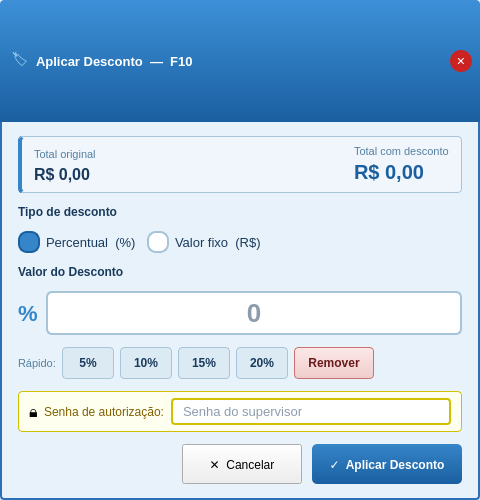
<?xml version="1.0" encoding="UTF-8"?>
<ui version="4.0">
 <class>ModalDesconto</class>
 <widget class="QDialog" name="ModalDesconto">
  <property name="geometry"><rect><x>0</x><y>0</y><width>480</width><height>500</height></rect></property>
  <property name="windowTitle"><string>CSPdv</string></property>
  <property name="modal"><bool>true</bool></property>
  <property name="styleSheet"><string notr="true">QDialog{background-color:#e8f2fa;font-family:Arial;}</string></property>
  <layout class="QVBoxLayout" name="mainVLayout">
   <property name="spacing"><number>0</number></property>
   <property name="leftMargin"><number>0</number></property>
   <property name="topMargin"><number>0</number></property>
   <property name="rightMargin"><number>0</number></property>
   <property name="bottomMargin"><number>0</number></property>
   <item>
    <widget class="QFrame" name="frameTitleBar">
     <property name="minimumHeight"><number>38</number></property>
     <property name="maximumHeight"><number>38</number></property>
     <property name="styleSheet">
      <string notr="true">QFrame#frameTitleBar{background:qlineargradient(x1:0,y1:0,x2:0,y2:1,stop:0 #3d90d8,stop:1 #1a5fa0);border-top-left-radius:4px;border-top-right-radius:4px;}</string>
     </property>
     <layout class="QHBoxLayout" name="titleHL">
      <property name="spacing"><number>8</number></property>
      <property name="leftMargin"><number>12</number></property>
      <property name="topMargin"><number>0</number></property>
      <property name="rightMargin"><number>8</number></property>
      <property name="bottomMargin"><number>0</number></property>
      <item><widget class="QLabel" name="lblTitleIcon"><property name="text"><string>&#127991;</string></property><property name="maximumWidth"><number>22</number></property><property name="styleSheet"><string notr="true">color:#a0d0f0;font-size:14px;</string></property></widget></item>
      <item><widget class="QLabel" name="lblTitulo"><property name="text"><string>Aplicar Desconto  —  F10</string></property><property name="styleSheet"><string notr="true">color:white;font-size:13px;font-weight:bold;</string></property></widget></item>
      <item><spacer name="titleSpacer"><property name="orientation"><enum>Qt::Horizontal</enum></property><property name="sizeHint" stdset="0"><size><width>20</width><height>10</height></size></property></spacer></item>
      <item>
       <widget class="QPushButton" name="btnFechar">
        <property name="text"><string>&#10005;</string></property>
        <property name="shortcut"><string>Escape</string></property>
        <property name="minimumSize"><size><width>22</width><height>22</height></size></property>
        <property name="maximumSize"><size><width>22</width><height>22</height></size></property>
        <property name="styleSheet"><string notr="true">QPushButton{background-color:#cc2222;border:none;border-radius:11px;color:white;font-size:11px;font-weight:bold;}QPushButton:hover{background-color:#e03030;}QPushButton:pressed{background-color:#aa1010;}</string></property>
       </widget>
      </item>
     </layout>
    </widget>
   </item>
   <item>
    <widget class="QFrame" name="frameConteudo">
     <property name="styleSheet">
      <string notr="true">QFrame#frameConteudo{background-color:#e8f2fa;border:2px solid #2a70b8;border-top:none;border-bottom-left-radius:4px;border-bottom-right-radius:4px;}</string>
     </property>
     <layout class="QVBoxLayout" name="conteudoVLayout">
      <property name="spacing"><number>12</number></property>
      <property name="leftMargin"><number>16</number></property>
      <property name="topMargin"><number>14</number></property>
      <property name="rightMargin"><number>16</number></property>
      <property name="bottomMargin"><number>14</number></property>

      <!-- Info da venda -->
      <item>
       <widget class="QFrame" name="frameInfoVenda">
        <property name="styleSheet"><string notr="true">QFrame#frameInfoVenda{background-color:#f0f6fc;border:1px solid #a8c4d8;border-left:4px solid #3585c8;border-radius:4px;}</string></property>
        <layout class="QHBoxLayout" name="infoVendaHL">
         <property name="leftMargin"><number>12</number></property>
         <property name="topMargin"><number>8</number></property>
         <property name="rightMargin"><number>12</number></property>
         <property name="bottomMargin"><number>8</number></property>
         <item>
          <layout class="QVBoxLayout"><property name="spacing"><number>2</number></property>
           <item><widget class="QLabel" name="lblTotalOriginalLabel"><property name="text"><string>Total original</string></property><property name="styleSheet"><string notr="true">font-size:11px;color:#5580a0;</string></property></widget></item>
           <item><widget class="QLabel" name="lblTotalOriginalValor"><property name="text"><string>R$ 0,00</string></property><property name="styleSheet"><string notr="true">font-size:16px;font-weight:bold;color:#1a3a5c;</string></property></widget></item>
          </layout>
         </item>
         <item><spacer><property name="orientation"><enum>Qt::Horizontal</enum></property><property name="sizeHint" stdset="0"><size><width>20</width><height>10</height></size></property></spacer></item>
         <item>
          <layout class="QVBoxLayout"><property name="spacing"><number>2</number></property>
           <item><widget class="QLabel" name="lblTotalComDescontoLabel"><property name="text"><string>Total com desconto</string></property><property name="styleSheet"><string notr="true">font-size:11px;color:#5580a0;</string></property></widget></item>
           <item><widget class="QLabel" name="lblTotalComDescontoValor"><property name="text"><string>R$ 0,00</string></property><property name="styleSheet"><string notr="true">font-size:20px;font-weight:bold;color:#1a5fa0;</string></property></widget></item>
          </layout>
         </item>
        </layout>
       </widget>
      </item>

      <!-- Tipo de desconto -->
      <item>
       <widget class="QLabel" name="lblTipoLabel"><property name="text"><string>Tipo de desconto</string></property><property name="styleSheet"><string notr="true">font-size:12px;font-weight:bold;color:#1a3a5c;</string></property></widget>
      </item>
      <item>
       <layout class="QHBoxLayout" name="tipoHL"><property name="spacing"><number>10</number></property>
        <item>
         <widget class="QRadioButton" name="radioDescPct">
          <property name="text"><string>Percentual  (%)</string></property>
          <property name="checked"><bool>true</bool></property>
          <property name="styleSheet"><string notr="true">QRadioButton{font-size:13px;color:#1a3a5c;spacing:6px;}QRadioButton::indicator{width:18px;height:18px;border:2px solid #a8c4d8;border-radius:9px;background:#ffffff;}QRadioButton::indicator:checked{background-color:#3585c8;border-color:#1a5fa0;}</string></property>
         </widget>
        </item>
        <item>
         <widget class="QRadioButton" name="radioDescRS">
          <property name="text"><string>Valor fixo  (R$)</string></property>
          <property name="styleSheet"><string notr="true">QRadioButton{font-size:13px;color:#1a3a5c;spacing:6px;}QRadioButton::indicator{width:18px;height:18px;border:2px solid #a8c4d8;border-radius:9px;background:#ffffff;}QRadioButton::indicator:checked{background-color:#3585c8;border-color:#1a5fa0;}</string></property>
         </widget>
        </item>
        <item><spacer><property name="orientation"><enum>Qt::Horizontal</enum></property><property name="sizeHint" stdset="0"><size><width>20</width><height>10</height></size></property></spacer></item>
       </layout>
      </item>

      <!-- Campo valor do desconto -->
      <item>
       <widget class="QLabel" name="lblValorDescontoLabel"><property name="text"><string>Valor do Desconto</string></property><property name="styleSheet"><string notr="true">font-size:12px;font-weight:bold;color:#1a3a5c;</string></property></widget>
      </item>
      <item>
       <layout class="QHBoxLayout" name="valorHL"><property name="spacing"><number>8</number></property>
        <item>
         <widget class="QLabel" name="lblUnidadeDesconto">
          <property name="text"><string>%</string></property>
          <property name="minimumWidth"><number>30</number></property>
          <property name="alignment"><set>Qt::AlignCenter</set></property>
          <property name="styleSheet"><string notr="true">font-size:22px;font-weight:bold;color:#3585c8;</string></property>
         </widget>
        </item>
        <item>
         <widget class="QLineEdit" name="lineEditValorDesconto">
          <property name="minimumHeight"><number>52</number></property>
          <property name="alignment"><set>Qt::AlignCenter</set></property>
          <property name="placeholderText"><string>0</string></property>
          <property name="styleSheet"><string notr="true">QLineEdit{background-color:#ffffff;border:2px solid #a8c4d8;border-radius:6px;font-size:26px;font-weight:bold;color:#1a3a5c;padding:4px 12px;selection-background-color:#3585c8;selection-color:#ffffff;}QLineEdit:focus{border:2px solid #3585c8;background-color:#f8fcff;}</string></property>
         </widget>
        </item>
       </layout>
      </item>

      <!-- Atalhos % rápidos -->
      <item>
       <layout class="QHBoxLayout" name="atalhosPctHL"><property name="spacing"><number>6</number></property>
        <item><widget class="QLabel" name="lblPctRapidoLabel"><property name="text"><string>Rápido:</string></property><property name="styleSheet"><string notr="true">font-size:11px;color:#5580a0;</string></property></widget></item>
        <item><widget class="QPushButton" name="btnPct5"><property name="text"><string>5%</string></property><property name="minimumSize"><size><width>52</width><height>32</height></size></property><property name="styleSheet"><string notr="true">QPushButton{background-color:#dceaf4;border:1px solid #a8c4d8;border-radius:4px;font-size:12px;font-weight:bold;color:#1a3a5c;}QPushButton:hover{background-color:#c0d8ec;}QPushButton:pressed{background-color:#a8c4d8;}</string></property></widget></item>
        <item><widget class="QPushButton" name="btnPct10"><property name="text"><string>10%</string></property><property name="minimumSize"><size><width>52</width><height>32</height></size></property><property name="styleSheet"><string notr="true">QPushButton{background-color:#dceaf4;border:1px solid #a8c4d8;border-radius:4px;font-size:12px;font-weight:bold;color:#1a3a5c;}QPushButton:hover{background-color:#c0d8ec;}QPushButton:pressed{background-color:#a8c4d8;}</string></property></widget></item>
        <item><widget class="QPushButton" name="btnPct15"><property name="text"><string>15%</string></property><property name="minimumSize"><size><width>52</width><height>32</height></size></property><property name="styleSheet"><string notr="true">QPushButton{background-color:#dceaf4;border:1px solid #a8c4d8;border-radius:4px;font-size:12px;font-weight:bold;color:#1a3a5c;}QPushButton:hover{background-color:#c0d8ec;}QPushButton:pressed{background-color:#a8c4d8;}</string></property></widget></item>
        <item><widget class="QPushButton" name="btnPct20"><property name="text"><string>20%</string></property><property name="minimumSize"><size><width>52</width><height>32</height></size></property><property name="styleSheet"><string notr="true">QPushButton{background-color:#dceaf4;border:1px solid #a8c4d8;border-radius:4px;font-size:12px;font-weight:bold;color:#1a3a5c;}QPushButton:hover{background-color:#c0d8ec;}QPushButton:pressed{background-color:#a8c4d8;}</string></property></widget></item>
        <item><widget class="QPushButton" name="btnPctRemover"><property name="text"><string>Remover</string></property><property name="minimumSize"><size><width>80</width><height>32</height></size></property><property name="styleSheet"><string notr="true">QPushButton{background:qlineargradient(x1:0,y1:0,x2:0,y2:1,stop:0 #fce8e8,stop:1 #f0cccc);color:#6a1a1a;font-size:12px;font-weight:bold;border:1px solid #cc7070;border-radius:4px;padding:3px 8px;}QPushButton:hover{background:#f8d8d8;}QPushButton:pressed{background:#e8b8b8;}</string></property></widget></item>
        <item><spacer><property name="orientation"><enum>Qt::Horizontal</enum></property><property name="sizeHint" stdset="0"><size><width>10</width><height>10</height></size></property></spacer></item>
       </layout>
      </item>

      <!-- Senha de autorização (se necessário) -->
      <item>
       <widget class="QFrame" name="frameAutorizacao">
        <property name="styleSheet"><string notr="true">QFrame#frameAutorizacao{background-color:#fffff0;border:1px solid #d0c000;border-radius:4px;}</string></property>
        <layout class="QHBoxLayout" name="autHL">
         <property name="leftMargin"><number>10</number></property>
         <property name="topMargin"><number>6</number></property>
         <property name="rightMargin"><number>10</number></property>
         <property name="bottomMargin"><number>6</number></property>
         <item><widget class="QLabel" name="lblLockIcon"><property name="text"><string>&#128274;</string></property><property name="styleSheet"><string notr="true">font-size:16px;</string></property></widget></item>
         <item><widget class="QLabel" name="lblSenhaLabel"><property name="text"><string>Senha de autorização:</string></property><property name="styleSheet"><string notr="true">font-size:12px;color:#806000;</string></property></widget></item>
         <item>
          <widget class="QLineEdit" name="lineEditSenhaAut">
           <property name="minimumHeight"><number>32</number></property>
           <property name="echoMode"><enum>QLineEdit::Password</enum></property>
           <property name="placeholderText"><string>Senha do supervisor</string></property>
           <property name="styleSheet"><string notr="true">QLineEdit{background-color:#ffffff;border:2px solid #d0c000;border-radius:4px;font-size:13px;color:#1a3a5c;padding:3px 8px;}QLineEdit:focus{border-color:#a08000;}</string></property>
          </widget>
         </item>
        </layout>
       </widget>
      </item>

      <!-- Botões -->
      <item>
       <layout class="QHBoxLayout" name="btnsHL"><property name="spacing"><number>10</number></property>
        <item><spacer><property name="orientation"><enum>Qt::Horizontal</enum></property><property name="sizeHint" stdset="0"><size><width>20</width><height>10</height></size></property></spacer></item>
                <item>
         <widget class="QPushButton" name="btnCancelar">
          <property name="text"><string>&#10005;  Cancelar</string></property>
          <property name="shortcut"><string>Escape</string></property>
          <property name="minimumSize"><size><width>120</width><height>40</height></size></property>
          <property name="styleSheet"><string notr="true">QPushButton{{background-color:#f0f0f0;color:#555;font-size:12px;font-weight:bold;border:1px solid #bbb;border-radius:5px;padding:5px 14px;}}QPushButton:hover{{background-color:#e0e0e0;}}QPushButton:pressed{{background-color:#ccc;}}</string></property>
         </widget>
        </item>
                <item>
         <widget class="QPushButton" name="btnConfirmar">
          <property name="text"><string>&#10003;  Aplicar Desconto</string></property>
          <property name="shortcut"><string>Return</string></property>
          <property name="default"><bool>true</bool></property>
          <property name="minimumSize"><size><width>150</width><height>40</height></size></property>
          <property name="styleSheet"><string notr="true">QPushButton{background:qlineargradient(x1:0,y1:0,x2:0,y2:1,stop:0 #3585c8,stop:1 #1a5fa0);color:white;font-size:12px;font-weight:bold;border:none;border-radius:5px;padding:5px 14px;}QPushButton:hover{background:#2a74b8;}QPushButton:pressed{background:#1a5fa0;}QPushButton:disabled{background:#9dbfda;color:#c0d8ec;}</string></property>
         </widget>
        </item>
       </layout>
      </item>

     </layout>
    </widget>
   </item>
  </layout>
 </widget>
 <resources/>
 <connections>
  <connection><sender>btnFechar</sender><signal>clicked()</signal><receiver>ModalDesconto</receiver><slot>reject()</slot></connection>
 </connections>
</ui>
